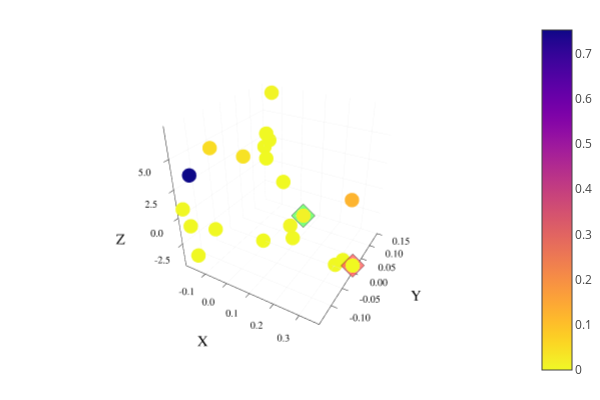

Source (notebook cell):
### Markdown cell above
#### Plot PCA with 3 components X,Y,Z-axes, and time as color

### Code cell
# 3D
plotlyjs()
plot()

scatter!(X,Y,Z,zcolor=time_fract,m=cgrad(:plasma,rev=true),markerstrokewidth=0,markersize=2.5,legend=false)

plot!([X[1]],[Y[1]],[Z[1]], seriestype = :scatter, markersize=3,
        color=palette(:lighttest)[4],markershape=:diamond,opacity=0.8) # Green for Si
plot!([X[end]],[Y[end]],[Z[end]], seriestype = :scatter, markersize=3,
        color=palette(:lighttest)[7],markershape=:diamond,opacity=0.8) # Red for Sf

xlims!(minimum(X)*1.01,maximum(X)*1.01) 
ylims!(minimum(Y)*1.01,maximum(Y)*1.01)
zlims!(minimum(Z)*1.01,maximum(Z)*1.01)

plot!(xlabel="X", ylabel="Y", zlabel = "Z")

### Figure 1 — Plotly figure (JSON) as saved in the notebook; plotly's stock layout.template omitted (floating-point values rounded to 4 significant figures; data arrays with more than 128 entries replaced by an {"elided": "..."} marker saying what was removed)
{"data": [{"colorbar": {"title": ""}, "legendgroup": "y1", "marker": {"color": "rgba(242, 242, 39, 1.000)", "line": {"color": "rgba(0, 0, 0, 1.000)", "width": 0}, "size": 5, "symbol": "circle"}, "mode": "markers", "name": "y1", "scene": "scene", "showlegend": true, "type": "scatter3d", "x": [0.1724], "xaxis": "x", "y": [-0.01137], "yaxis": "y", "z": [-0.3678], "zaxis": "z", "zmax": 0.7518, "zmin": 0}, {"colorbar": {"title": ""}, "legendgroup": "y1", "marker": {"color": "rgba(240, 248, 35, 1.000)", "line": {"color": "rgba(0, 0, 0, 1.000)", "width": 0}, "size": 5, "symbol": "circle"}, "mode": "markers", "name": "y1", "scene": "scene", "showlegend": false, "type": "scatter3d", "x": [-0.1652], "xaxis": "x", "y": [0.1368], "yaxis": "y", "z": [2.993], "zaxis": "z", "zmax": 0.7518, "zmin": 0}, {"colorbar": {"title": ""}, "legendgroup": "y1", "marker": {"color": "rgba(247, 226, 37, 1.000)", "line": {"color": "rgba(0, 0, 0, 1.000)", "width": 0}, "size": 5, "symbol": "circle"}, "mode": "markers", "name": "y1", "scene": "scene", "showlegend": false, "type": "scatter3d", "x": [-0.09862], "xaxis": "x", "y": [-0.003437], "yaxis": "y", "z": [3.296], "zaxis": "z", "zmax": 0.7518, "zmin": 0}, {"colorbar": {"title": ""}, "legendgroup": "y1", "marker": {"color": "rgba(240, 248, 34, 1.000)", "line": {"color": "rgba(0, 0, 0, 1.000)", "width": 0}, "size": 5, "symbol": "circle"}, "mode": "markers", "name": "y1", "scene": "scene", "showlegend": false, "type": "scatter3d", "x": [-0.1275], "xaxis": "x", "y": [-0.08983], "yaxis": "y", "z": [-2.018], "zaxis": "z", "zmax": 0.7518, "zmin": 0}, {"colorbar": {"title": ""}, "legendgroup": "y1", "marker": {"color": "rgba(240, 248, 35, 1.000)", "line": {"color": "rgba(0, 0, 0, 1.000)", "width": 0}, "size": 5, "symbol": "circle"}, "mode": "markers", "name": "y1", "scene": "scene", "showlegend": false, "type": "scatter3d", "x": [0.1005], "xaxis": "x", "y": [0.01499], "yaxis": "y", "z": [-3.867], "zaxis": "z", "zmax": 0.7518, "zmin": 0}, {"colorbar": {"title": ""}, "legendgroup": "y1", "marker": {"color": "rgba(241, 246, 37, 1.000)", "line": {"color": "rgba(0, 0, 0, 1.000)", "width": 0}, "size": 5, "symbol": "circle"}, "mode": "markers", "name": "y1", "scene": "scene", "showlegend": false, "type": "scatter3d", "x": [0.09538], "xaxis": "x", "y": [0.008717], "yaxis": "y", "z": [-2.424], "zaxis": "z", "zmax": 0.7518, "zmin": 0}, {"colorbar": {"title": ""}, "legendgroup": "y1", "marker": {"color": "rgba(253, 180, 47, 1.000)", "line": {"color": "rgba(0, 0, 0, 1.000)", "width": 0}, "size": 5, "symbol": "circle"}, "mode": "markers", "name": "y1", "scene": "scene", "showlegend": false, "type": "scatter3d", "x": [0.3416], "xaxis": "x", "y": [0.005592], "yaxis": "y", "z": [1.848], "zaxis": "z", "zmax": 0.7518, "zmin": 0}, {"colorbar": {"title": ""}, "legendgroup": "y1", "marker": {"color": "rgba(241, 244, 38, 1.000)", "line": {"color": "rgba(0, 0, 0, 1.000)", "width": 0}, "size": 5, "symbol": "circle"}, "mode": "markers", "name": "y1", "scene": "scene", "showlegend": false, "type": "scatter3d", "x": [-0.099], "xaxis": "x", "y": [0.1085], "yaxis": "y", "z": [7.418], "zaxis": "z", "zmax": 0.7518, "zmin": 0}, {"colorbar": {"title": ""}, "legendgroup": "y1", "marker": {"color": "rgba(240, 248, 34, 1.000)", "line": {"color": "rgba(0, 0, 0, 1.000)", "width": 0}, "size": 5, "symbol": "circle"}, "mode": "markers", "name": "y1", "scene": "scene", "showlegend": false, "type": "scatter3d", "x": [-0.1582], "xaxis": "x", "y": [0.1436], "yaxis": "y", "z": [2.259], "zaxis": "z", "zmax": 0.7518, "zmin": 0}, {"colorbar": {"title": ""}, "legendgroup": "y1", "marker": {"color": "rgba(13, 8, 135, 1.000)", "line": {"color": "rgba(0, 0, 0, 1.000)", "width": 0}, "size": 5, "symbol": "circle"}, "mode": "markers", "name": "y1", "scene": "scene", "showlegend": false, "type": "scatter3d", "x": [-0.1245], "xaxis": "x", "y": [-0.1431], "yaxis": "y", "z": [4.029], "zaxis": "z", "zmax": 0.7518, "zmin": 0}, {"colorbar": {"title": ""}, "legendgroup": "y1", "marker": {"color": "rgba(249, 220, 36, 1.000)", "line": {"color": "rgba(0, 0, 0, 1.000)", "width": 0}, "size": 5, "symbol": "circle"}, "mode": "markers", "name": "y1", "scene": "scene", "showlegend": false, "type": "scatter3d", "x": [-0.06693], "xaxis": "x", "y": [-0.1177], "yaxis": "y", "z": [6.016], "zaxis": "z", "zmax": 0.7518, "zmin": 0}, {"colorbar": {"title": ""}, "legendgroup": "y1", "marker": {"color": "rgba(240, 248, 35, 1.000)", "line": {"color": "rgba(0, 0, 0, 1.000)", "width": 0}, "size": 5, "symbol": "circle"}, "mode": "markers", "name": "y1", "scene": "scene", "showlegend": false, "type": "scatter3d", "x": [-0.149], "xaxis": "x", "y": [-0.1445], "yaxis": "y", "z": [-0.5104], "zaxis": "z", "zmax": 0.7518, "zmin": 0}, {"colorbar": {"title": ""}, "legendgroup": "y1", "marker": {"color": "rgba(240, 247, 36, 1.000)", "line": {"color": "rgba(0, 0, 0, 1.000)", "width": 0}, "size": 5, "symbol": "circle"}, "mode": "markers", "name": "y1", "scene": "scene", "showlegend": false, "type": "scatter3d", "x": [-0.1697], "xaxis": "x", "y": [-0.1475], "yaxis": "y", "z": [0.9616], "zaxis": "z", "zmax": 0.7518, "zmin": 0}, {"colorbar": {"title": ""}, "legendgroup": "y1", "marker": {"color": "rgba(240, 249, 33, 1.000)", "line": {"color": "rgba(0, 0, 0, 1.000)", "width": 0}, "size": 5, "symbol": "circle"}, "mode": "markers", "name": "y1", "scene": "scene", "showlegend": false, "type": "scatter3d", "x": [-0.1699], "xaxis": "x", "y": [0.1378], "yaxis": "y", "z": [0.3576], "zaxis": "z", "zmax": 0.7518, "zmin": 0}, {"colorbar": {"title": ""}, "legendgroup": "y1", "marker": {"color": "rgba(240, 248, 35, 1.000)", "line": {"color": "rgba(0, 0, 0, 1.000)", "width": 0}, "size": 5, "symbol": "circle"}, "mode": "markers", "name": "y1", "scene": "scene", "showlegend": false, "type": "scatter3d", "x": [-0.1544], "xaxis": "x", "y": [-0.1328], "yaxis": "y", "z": [-3.773], "zaxis": "z", "zmax": 0.7518, "zmin": 0}, {"colorbar": {"title": ""}, "legendgroup": "y1", "marker": {"color": "rgba(240, 249, 33, 1.000)", "line": {"color": "rgba(0, 0, 0, 1.000)", "width": 0}, "size": 5, "symbol": "circle"}, "mode": "markers", "name": "y1", "scene": "scene", "showlegend": false, "type": "scatter3d", "x": [-0.01397], "xaxis": "x", "y": [0.07875], "yaxis": "y", "z": [-0.1877], "zaxis": "z", "zmax": 0.7518, "zmin": 0}, {"colorbar": {"title": ""}, "legendgroup": "y1", "marker": {"color": "rgba(240, 248, 35, 1.000)", "line": {"color": "rgba(0, 0, 0, 1.000)", "width": 0}, "size": 5, "symbol": "circle"}, "mode": "markers", "name": "y1", "scene": "scene", "showlegend": false, "type": "scatter3d", "x": [-0.1927], "xaxis": "x", "y": [0.1499], "yaxis": "y", "z": [1.305], "zaxis": "z", "zmax": 0.7518, "zmin": 0}, {"colorbar": {"title": ""}, "legendgroup": "y1", "marker": {"color": "rgba(240, 249, 33, 1.000)", "line": {"color": "rgba(0, 0, 0, 1.000)", "width": 0}, "size": 5, "symbol": "circle"}, "mode": "markers", "name": "y1", "scene": "scene", "showlegend": false, "type": "scatter3d", "x": [-0.02215], "xaxis": "x", "y": [-0.002156], "yaxis": "y", "z": [-4.697], "zaxis": "z", "zmax": 0.7518, "zmin": 0}, {"colorbar": {"title": ""}, "legendgroup": "y1", "marker": {"color": "rgba(240, 248, 34, 1.000)", "line": {"color": "rgba(0, 0, 0, 1.000)", "width": 0}, "size": 5, "symbol": "circle"}, "mode": "markers", "name": "y1", "scene": "scene", "showlegend": false, "type": "scatter3d", "x": [0.3], "xaxis": "x", "y": [0.003785], "yaxis": "y", "z": [-4.7], "zaxis": "z", "zmax": 0.7518, "zmin": 0}, {"colorbar": {"title": ""}, "legendgroup": "y1", "marker": {"color": "rgba(240, 249, 33, 1.000)", "line": {"color": "rgba(0, 0, 0, 1.000)", "width": 0}, "size": 5, "symbol": "circle"}, "mode": "markers", "name": "y1", "scene": "scene", "showlegend": false, "type": "scatter3d", "x": [0.3314], "xaxis": "x", "y": [0.001045], "yaxis": "y", "z": [-3.837], "zaxis": "z", "zmax": 0.7518, "zmin": 0}, {"colorbar": {"title": ""}, "legendgroup": "y1", "marker": {"color": "rgba(240, 249, 33, 1.000)", "line": {"color": "rgba(0, 0, 0, 1.000)", "width": 0}, "size": 5, "symbol": "circle"}, "mode": "markers", "name": "y1", "scene": "scene", "showlegend": false, "type": "scatter3d", "x": [0.3705], "xaxis": "x", "y": [0.002941], "yaxis": "y", "z": [-4.103], "zaxis": "z", "zmax": 0.7518, "zmin": 0}, {"colorbar": {"title": ""}, "hoverinfo": "none", "marker": {"cmax": 0.7518, "cmin": 0, "color": [0.5], "colorscale": {"elided": "256x2 mixed values"}, "opacity": 1e-10, "showscale": true, "size": 1e-10}, "mode": "markers", "name": "y1", "scene": "scene", "showlegend": false, "type": "scatter3d", "x": [0.1724], "xaxis": "x", "y": [-0.01137], "yaxis": "y", "z": [-0.3678], "zaxis": "z", "zmax": 0.7518, "zmin": 0}, {"colorbar": {"title": ""}, "legendgroup": "y2", "marker": {"color": "rgba(76, 204, 76, 0.800)", "line": {"color": "rgba(0, 0, 0, 0.800)", "width": 1}, "size": 6, "symbol": "diamond"}, "mode": "markers", "name": "y2", "scene": "scene", "showlegend": true, "type": "scatter3d", "x": [0.1724], "xaxis": "x", "y": [-0.01137], "yaxis": "y", "z": [-0.3678], "zaxis": "z", "zmax": 0.7518, "zmin": 0}, {"colorbar": {"title": ""}, "legendgroup": "y3", "marker": {"color": "rgba(255, 76, 76, 0.800)", "line": {"color": "rgba(0, 0, 0, 0.800)", "width": 1}, "size": 6, "symbol": "diamond"}, "mode": "markers", "name": "y3", "scene": "scene", "showlegend": true, "type": "scatter3d", "x": [0.3705], "xaxis": "x", "y": [0.002941], "yaxis": "y", "z": [-4.103], "zaxis": "z", "zmax": 0.7518, "zmin": 0}], "layout": {"annotations": [], "height": 400, "margin": {"b": 20, "l": 0, "r": 0, "t": 20}, "paper_bgcolor": "rgba(255, 255, 255, 1.000)", "plot_bgcolor": "rgba(255, 255, 255, 1.000)", "scene": {"camera": {"eye": {"x": 1.126, "y": -1.95, "z": 1.3}}, "domain": {"x": [0.1061, 0.9934], "y": [0.07581, 0.9902]}, "xaxis": {"gridcolor": "rgba(0, 0, 0, 0.100)", "gridwidth": 0.5, "linecolor": "rgba(0, 0, 0, 1.000)", "mirror": false, "range": [-0.1947, 0.3742], "showgrid": true, "showline": true, "showticklabels": true, "tickangle": 0, "tickcolor": "rgb(0, 0, 0)", "tickfont": {"color": "rgba(0, 0, 0, 1.000)", "family": "sans-serif", "size": 11}, "tickmode": "array", "ticks": "inside", "ticktext": ["-0.1", "0.0", "0.1", "0.2", "0.3"], "tickvals": [-0.1, 0, 0.1, 0.2, 0.3], "title": "X", "titlefont": {"color": "rgba(0, 0, 0, 1.000)", "family": "sans-serif", "size": 15}, "type": "-", "visible": true, "zeroline": false, "zerolinecolor": "rgba(0, 0, 0, 1.000)"}, "yaxis": {"gridcolor": "rgba(0, 0, 0, 0.100)", "gridwidth": 0.5, "linecolor": "rgba(0, 0, 0, 1.000)", "mirror": false, "range": [-0.149, 0.1514], "showgrid": true, "showline": true, "showticklabels": true, "tickangle": 0, "tickcolor": "rgb(0, 0, 0)", "tickfont": {"color": "rgba(0, 0, 0, 1.000)", "family": "sans-serif", "size": 11}, "tickmode": "array", "ticks": "inside", "ticktext": ["-0.10", "-0.05", "0.00", "0.05", "0.10", "0.15"], "tickvals": [-0.1, -0.05, 0, 0.05, 0.1, 0.15], "title": "Y", "titlefont": {"color": "rgba(0, 0, 0, 1.000)", "family": "sans-serif", "size": 15}, "type": "-", "visible": true, "zeroline": false, "zerolinecolor": "rgba(0, 0, 0, 1.000)"}, "zaxis": {"gridcolor": "rgba(0, 0, 0, 0.100)", "gridwidth": 0.5, "linecolor": "rgba(0, 0, 0, 1.000)", "mirror": false, "range": [-4.747, 7.492], "showgrid": true, "showline": true, "showticklabels": true, "tickangle": 0, "tickcolor": "rgb(0, 0, 0)", "tickfont": {"color": "rgba(0, 0, 0, 1.000)", "family": "sans-serif", "size": 11}, "tickmode": "array", "ticks": "inside", "ticktext": ["-2.5", "0.0", "2.5", "5.0"], "tickvals": [-2.5, 0, 2.5, 5], "title": "Z", "titlefont": {"color": "rgba(0, 0, 0, 1.000)", "family": "sans-serif", "size": 15}, "type": "-", "visible": true, "zeroline": false, "zerolinecolor": "rgba(0, 0, 0, 1.000)"}}, "showlegend": false, "width": 600}}
